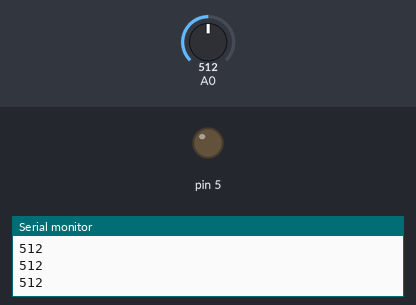
This sketch was run on a simulated Arduino Uno, built with avr-gcc and run on an emulated ATmega328P. Parts: output pins drawn as LEDs (lit = HIGH), the last lines printed to the serial monitor. The inputs (shaded band) are chosen by the test bench; at power-on: A0 = 512.

Above: at 1.2 s.
1.3 s: A0 set to 489
At 2.3 s:
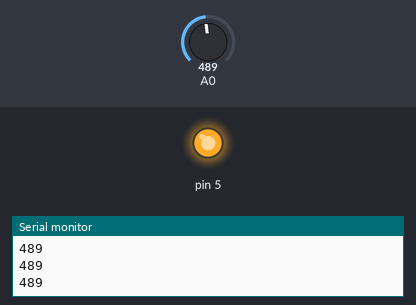
2.8 s: A0 set to 510
At 3.5 s:
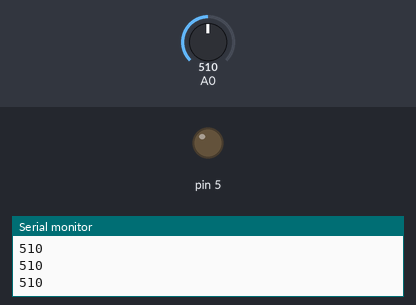
4.3 s: A0 set to 490
At 5.5 s:
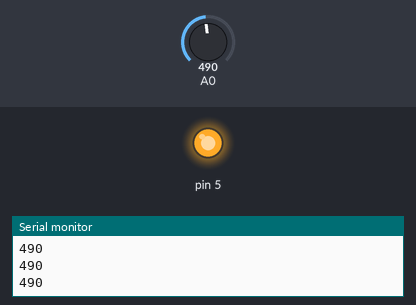
Timing chart, 0 to 7.3 s (numbered marks = the images above; inputs shaded):
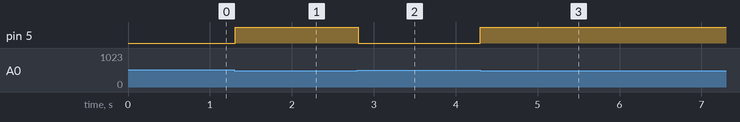

The sketch:

Automatic_Street_light.ino
```cpp
// C++ code
int LightSensor = 0;
int threshold = 500;   // is value se neeche = raat/andhera samjho
void setup()
{
  pinMode(A0, INPUT);
  Serial.begin(9600);
  pinMode(5, OUTPUT);
}
void loop()
{
  LightSensor = analogRead(A0);
  Serial.println(LightSensor);
  if (LightSensor < threshold) {
    // andhera hai (raat) -> light ON
    digitalWrite(5, HIGH);
  } else {
    // roshni hai (din) -> light OFF
    digitalWrite(5, LOW);
  }
  delay(10);
}
```

Measured:
- the behaviour switches between 500 and 499 on A0 (found by bisection; images 0 and 1)
- after the input at 1.3 s, pin 5: LOW → HIGH at once
- after the input at 2.8 s, pin 5: HIGH → LOW at once
- after the input at 4.3 s, pin 5: LOW → HIGH at once
